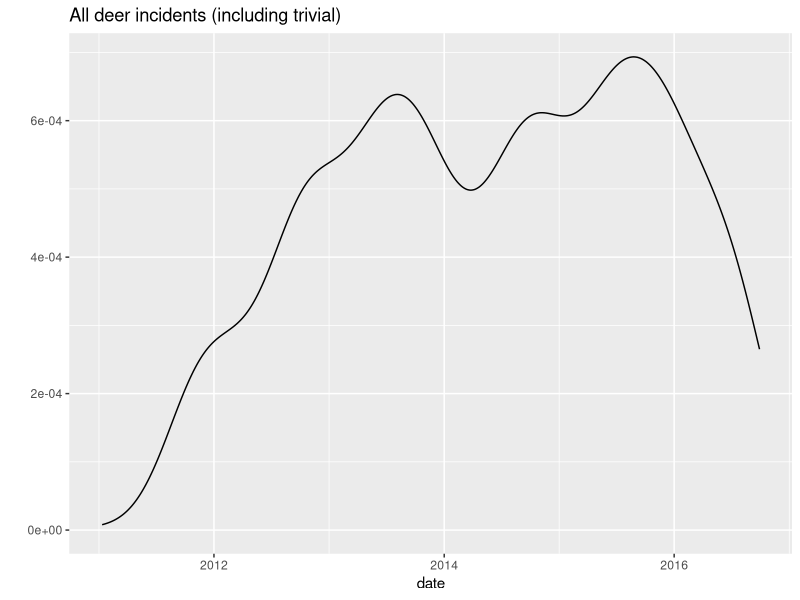
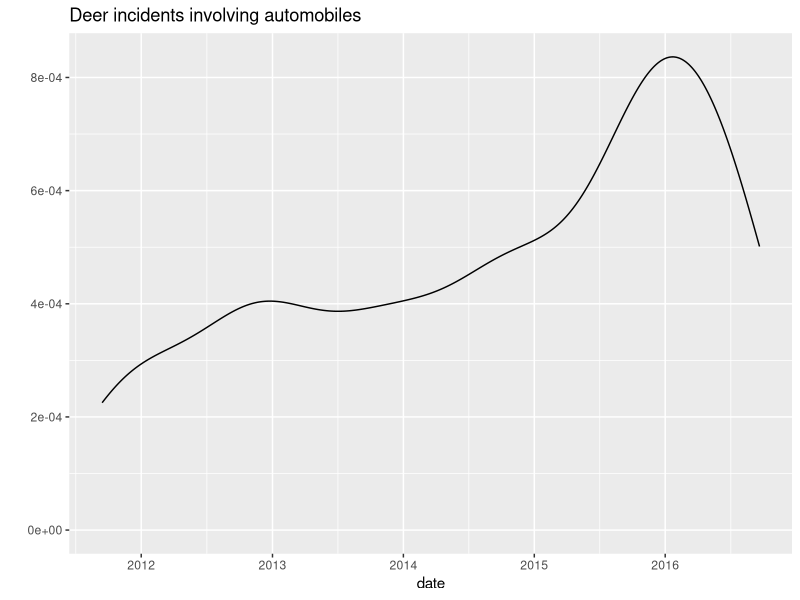
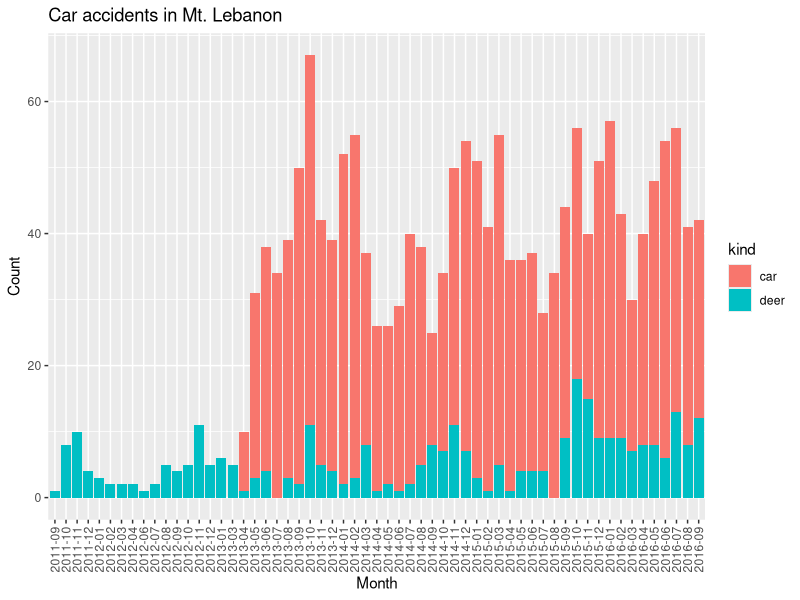

Reproduce these figures in R, in order. (Note: this script raises an error after producing the figures.)
library(ggplot2)
library(lubridate)
library(scales)
library(dplyr)  # Load last to shadow earlier-defined functions.
library(tidyr)
library(ggthemes)

deer_incidents <- read.csv("data/mt-lebanon-deer-incidents.csv",
                           as.is=c(1,6))
deer_incidents <- transform(deer_incidents, date = mdy(Incident.Date))
deer_incidents <- transform(deer_incidents, Incident.Date = NULL)

qplot(date, data = deer_incidents, geom = "density",
      main = "All deer incidents (including trivial)")

### For context, compare deer-related car accidents with all car accidents.

deer_accidents <- subset(deer_incidents, Vehicle.Involved == "X")
deer_accidents <- transform(deer_accidents, vehicles=1, Vehicle.Involved=NULL)

qplot(date, data = deer_accidents, geom = "density",
      main = "Deer incidents involving automobiles")

car_accidents <- read.csv("data/police-blotter/accidents.csv")
car_accidents <- transform(car_accidents, date = ymd(date), time = hm(time))

## The car-accident data come from the accidents section of police
## blotters. The blotters are published weekly, but we can't take for
## granted that the blotters will each cover exactly 7 days worth of
## reporting, or that there won't be missing blotters. Therefore, to
## determine the years worth of data coverage we have, we add up the
## dates covered by the individual police blotters in our data set.
pbdates <- read.csv("data/police-blotter/police_blotter_date_ranges.csv")
pbdates <- mutate(pbdates,
                  from = mdy(from),
                  to = mdy(to),
                  years = (to - from) / dyears(1) + 1/365)  # Inclusive.
if (length(unique(pbdates$years)) > 1) {
  ## Right now, all of the blotters cover 7 days. If that ever changes,
  ## we ought to verify that there wasn't a data-entry error.
  stop("Check dates on police blotters for inconsistencies.")
}
police_blotter_data_coverage_in_years <- sum(pbdates$years)

deer_accidents_in_car_accidents_date_range <-
  subset(deer_accidents, (date >= min(car_accidents$date) &
                          date <= max(car_accidents$date)))

deer_accidents_included_in_car_accidents <-
  subset(deer_accidents_in_car_accidents_date_range,
         date %in% car_accidents$date)

deer_accidents_missing_in_car_accidents <-
  subset(deer_accidents_in_car_accidents_date_range,
         ! date %in% car_accidents$date)

combined_accidents <-
  rbind(data.frame(date = deer_accidents$date, kind = "deer", vehicles = 1),
        data.frame(date = car_accidents$date,  kind = "car",
                   vehicles = car_accidents$vehicles))

combined_accidents <-
  transform(combined_accidents, month = floor_date(date, "month"))

qplot(as.factor(substr(month, 1, 7)), data = combined_accidents,
      weight = vehicles, fill = kind,
      main = "Car accidents in Mt. Lebanon",
      xlab = "Month", ylab = "Count") +
  theme(axis.text.x = element_text(angle = 90, vjust = 0.5))

combined_accidents_by_month <-
  ddply(combined_accidents, .(month, kind), summarize, vehicles = sum(vehicles))

summarize(car_accidents, vehicles = sum(vehicles))

### In which months are deer-related car accidents most common?

qplot(as.factor(substr(date, 6, 7)), data = deer_accidents,
      weight = vehicles,
      main = "Deer-related car accidents in Mt. Lebanon",
      xlab = "Month", ylab = "Count") +
  theme(axis.text.x = element_text(angle = 90, vjust = 0.5))


### In terms of injury risk, how do deer incidents compare to car accidents?

## First, deer-related incidents.
(deer_injury_incidents <- sum(deer_incidents$Person.Injured == "X"))
(deer_incident_years <- diff(range(deer_incidents$date)) / dyears(1))
(deer_injury_incidents_per_year <- deer_injury_incidents / deer_incident_years)

## Next, car-related incidents.
(car_injury_incidents <- sum(car_accidents$injuries > 0))
(car_incident_years <- police_blotter_data_coverage_in_years)
(car_injury_incidents_per_year <- car_injury_incidents / car_incident_years)

(relative_risk_of_injury_car_to_deer <-
 car_injury_incidents_per_year / deer_injury_incidents_per_year)


### If there's a car accident in Mt. Lebanon, how much more (or less) likely
### is it to injure someone, given that a deer was involved?
frequency <- function(bools) sum(bools) / length(bools)
(freq_of_injury_in_all_car_accidents <- frequency(car_accidents$injuries > 0))
(freq_of_injury_in_deer_car_accidents <- frequency(deer_accidents$Person.Injured == "X"))
(rel_freq_of_injury_in_accidents_if_deer_involved <-
     (freq_of_injury_in_deer_car_accidents /
          freq_of_injury_in_all_car_accidents))

### Compute some yearly and monthly summary statistics.
group_by(deer_accidents, year(date)) %>%
  summarise(accidents = n())

group_by(deer_accidents, floor_date(date, "month")) %>%
  summarise(accidents = n()) %>%
  View

group_by(deer_accidents, year = year(date)) %>%
  summarise(accidents = n())

group_by(deer_accidents,
         year = year(date),
         last = month(date) > 8) %>%
  summarise(accidents = n())


### Pedestrian/bicyclist accidents.

pedcyc_incidents <-
  read.csv("data/pedestrian-and-bicyclist-accidents.csv",
           colClasses=c(
             "factor", rep("character", 3), rep("numeric", 3),
             rep("character", 7), "numeric"))
pedcyc_incidents <- transform(pedcyc_incidents, when=ymd_hm(paste(DATE, TIME)))
## select(subset(pedcyc_incidents, UCR.DESCRIPTION == "DEATH"), REPORT)
pedcyc_incidents <-
  pedcyc_incidents %>%
  subset(UCR.DESCRIPTION != "DEATH")

summary(pedcyc_incidents)

pedcyc_incidents %>%
  group_by(UCR.DESCRIPTION) %>%
  summarize(n = n(), injury_frequency = frequency(INJ > 0))

deer_accidents_by_year <-
  group_by(deer_accidents, year=year(date)) %>%
  summarise(accidents = n(), injury_accidents = sum(Person.Injured == "X"))

pedcyc_accidents_by_year <-
  pedcyc_incidents %>%
  group_by(year=year(when)) %>%
  summarise(accidents = n(), injury_accidents = sum(INJ > 0))

full_join(deer_accidents_by_year, pedcyc_accidents_by_year, by="year") %>%
  arrange(year)

full_join(deer_accidents_by_year, pedcyc_accidents_by_year, by="year") %>%
  arrange(year) %>%
  subset(year >= 2011 & year <= 2014) %>%
  summarize(deer_crash_injuries = sum(injury_accidents.x),
            pedcyc_crash_injuries = sum(injury_accidents.y))


deer_accidents_monthly <- transform(deer_accidents, year=year(date), month=month(date))

deer_accidents_monthly %>%
  count(year, month) %>%
  spread(month, n)

deer_accidents_monthly %>%
  count(year)

deer_accidents_monthly %>%
  filter(month > 8) %>%
  count(year)

transform(deer_incidents, year=year(date), month=month(date)) %>%
  count(year, month) %>%
  spread(month, n)
